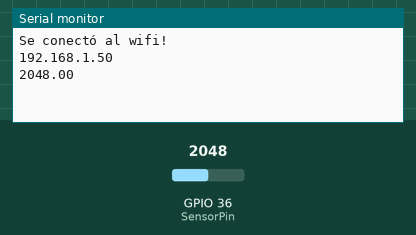
This sketch was run on a simulated ESP32. Shown: the last lines printed to the serial monitor. Inputs (shaded band) come from the test bench; at power-on: GPIO 36 (SensorPin) = 2048. WiFi joins after 1.5 s; servers stay silent unless stated; the Firebase database answers and starts empty.

Above: at 2.7 s.
2.8 s: GPIO 36 (SensorPin) set to 2866
At 4.2 s:
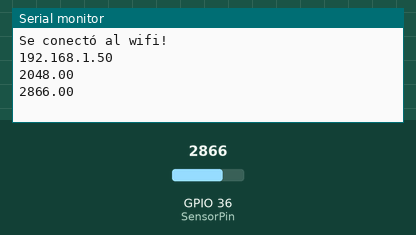
4.3 s: GPIO 36 (SensorPin) set to 3603
At 7.6 s:
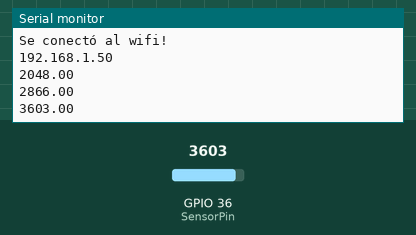
Timing chart, 0 to 9.1 s (numbered marks = the images above; inputs shaded):
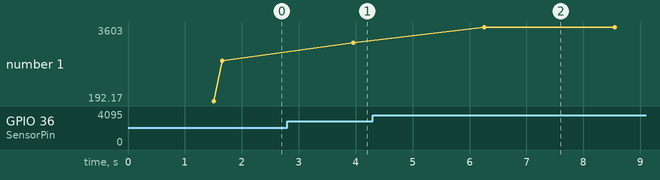

Measured:
- after the input at 2.8 s, the serial monitor: prints a new line after 1.2 s (image 1)
- after the input at 4.3 s, the serial monitor: prints a new line after 2.0 s (image 2)
- plotted number 1: 2048 → 2866 after the input at 2.8 s, 2866 → 3603 after the input at 4.3 s

The sketch:

AIP.ino
```cpp
#include <WiFiManager.h>
#include "FirebaseESP32.h"

const int AirValue = 4095;    //you need to replace this value with Value_1
const int WaterValue = 1850;  //you need to replace this value with Value_2
const int SensorPin = A0;
float soilMoistureValue = 0;
float soilmoisturepercent = 0;

// Host servidor
#define FIREBASE_HOST "aipjackboys-default-rtdb.firebaseio.com"

// Secretos de la base de datos
#define FIREBASE_AUTH "kRW9DIgbPhTIBXuFgFxiaMLPYwQJ94DYHXbNlZ28"

WiFiClient client;
FirebaseData firebaseData;

void setup() {
  Serial.begin(9600);
  WiFiManager wifiManager;
  wifiManager.autoConnect("AutoConnectAP");

  while (WiFi.status() != WL_CONNECTED) {
    delay(500);
    Serial.print(".");
  }

  Serial.println("");
  Serial.println("Se conectó al wifi!");
  Serial.println(WiFi.localIP());

  Firebase.begin(FIREBASE_HOST, FIREBASE_AUTH);
}

void loop() {

  Firebase.getInt(firebaseData, "/state");
  int value = firebaseData.intData();
  soilMoistureValue = analogRead(A0);
  digitalWrite(soilMoistureValue, value);

   //put Sensor insert into soil
  Serial.println(soilMoistureValue);
  soilmoisturepercent = map(soilMoistureValue, AirValue, WaterValue, 0, 100);
  //soilmoisturepercent = constrain(soilmoisturepercent, 0, 100);
  if (soilmoisturepercent >= 100) {
    //Serial.println("100 %");
    Firebase.setFloat(firebaseData,"humidity", soilmoisturepercent);

  } else if (soilmoisturepercent <= 0) {
    //Serial.println("0 %");
    Firebase.setFloat(firebaseData,"humidity", 0);

  } else if (soilmoisturepercent > 0 && soilmoisturepercent < 100) {
    //Serial.print(soilmoisturepercent);
    //Serial.println("%");
    Firebase.setFloat(firebaseData,"humidity", soilmoisturepercent);
  }
  delay(2000);
}
```
